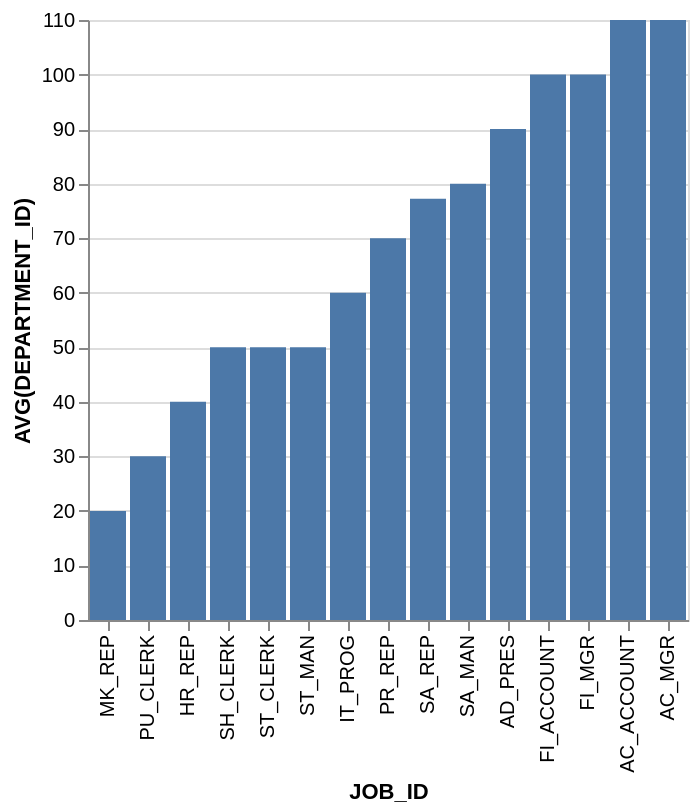

Write a Vega-Lite specification for this figure.
### Vega-Lite specification from a JSON file in a GitHub repository (floating-point values rounded to 4 significant figures)
{"data": {"values": [{"x_data": "MK_REP", "y_data": 20}, {"x_data": "PU_CLERK", "y_data": 30}, {"x_data": "HR_REP", "y_data": 40}, {"x_data": "SH_CLERK", "y_data": 50}, {"x_data": "ST_CLERK", "y_data": 50}, {"x_data": "ST_MAN", "y_data": 50}, {"x_data": "IT_PROG", "y_data": 60}, {"x_data": "PR_REP", "y_data": 70}, {"x_data": "SA_REP", "y_data": 77.24}, {"x_data": "SA_MAN", "y_data": 80}, {"x_data": "AD_PRES", "y_data": 90}, {"x_data": "FI_ACCOUNT", "y_data": 100}, {"x_data": "FI_MGR", "y_data": 100}, {"x_data": "AC_ACCOUNT", "y_data": 110}, {"x_data": "AC_MGR", "y_data": 110}]}, "mark": "bar", "encoding": {"x": {"field": "x_data", "type": "nominal", "title": "JOB_ID", "sort": {"op": "sum", "field": "y_data", "order": "ascending"}}, "y": {"field": "y_data", "type": "quantitative", "title": "AVG(DEPARTMENT_ID)"}}}
